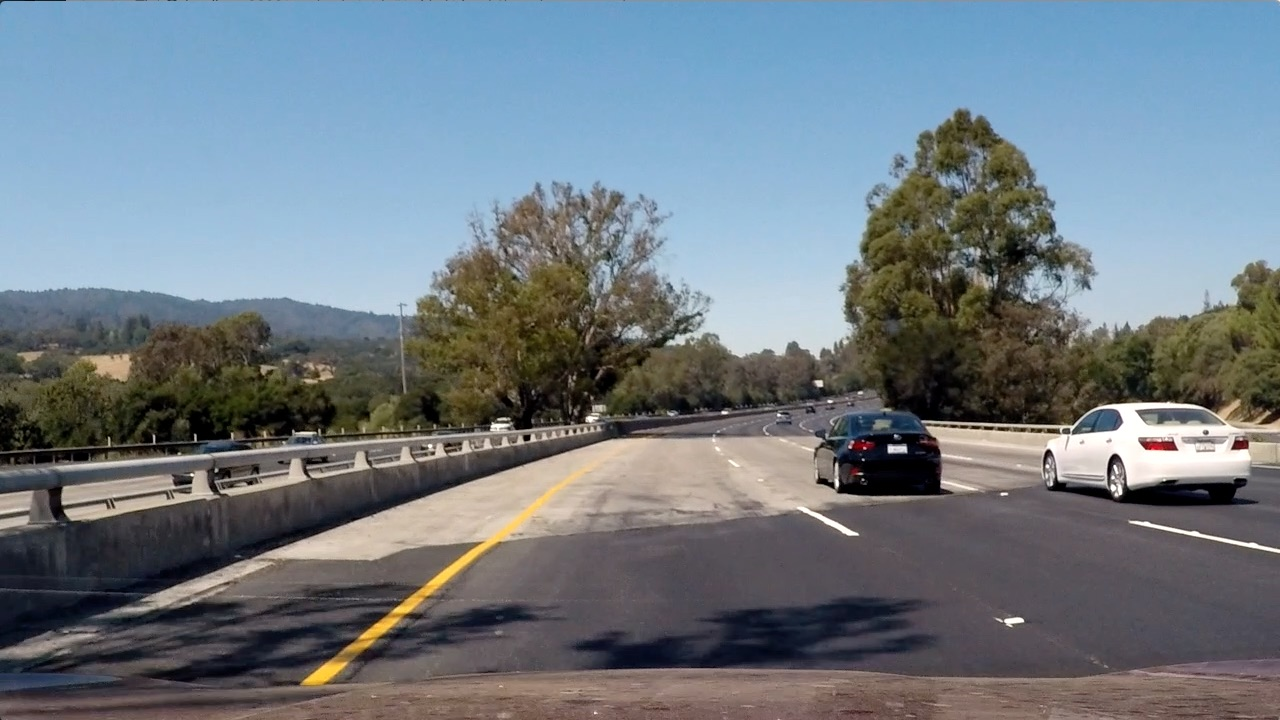
#> input picture CarND-Vehicle-Detection-P5/test_images/test4.jpg, 1280 x 720 px
$ jupyter execute --allow-errors Lecture_Following.ipynb   (shell and % lines are left out)   (older library calls are emulated)
#> lines starting #> are read from the running program, lines starting #| are printed output that depends on the picture
### CarND-Vehicle-Detection-P5/utils/lesson_functions.py
import matplotlib.image as mpimg
import numpy as np
import cv2
from skimage.feature import hog

# [46 lines left out: functions convert_color, get_hog_features, bin_spatial, color_hist, not called in this run]

# Define a function to extract features from a list of images
# Have this function call bin_spatial() and color_hist()
def extract_features(imgs, color_space='RGB', spatial_size=(32, 32),
                        hist_bins=32, orient=9,
                        pix_per_cell=8, cell_per_block=2, hog_channel=0,
                        spatial_feat=True, hist_feat=True, hog_feat=True):
    # Create a list to append feature vectors to
    features = []
    # Iterate through the list of images
    for file in imgs:
        file_features = []
        # Read in each one by one
        image = mpimg.imread(file)
        # apply color conversion if other than 'RGB'
        if color_space != 'RGB':
            if color_space == 'HSV':
                feature_image = cv2.cvtColor(image, cv2.COLOR_RGB2HSV)
            elif color_space == 'LUV':
                feature_image = cv2.cvtColor(image, cv2.COLOR_RGB2LUV)
            elif color_space == 'HLS':
                feature_image = cv2.cvtColor(image, cv2.COLOR_RGB2HLS)
            elif color_space == 'YUV':
                feature_image = cv2.cvtColor(image, cv2.COLOR_RGB2YUV)
            elif color_space == 'YCrCb':
                feature_image = cv2.cvtColor(image, cv2.COLOR_RGB2YCrCb)
        else: feature_image = np.copy(image)

        if spatial_feat == True:
            spatial_features = bin_spatial(feature_image, size=spatial_size)
            file_features.append(spatial_features)
        if hist_feat == True:
            # Apply color_hist()
            hist_features = color_hist(feature_image, nbins=hist_bins)
            file_features.append(hist_features)
        if hog_feat == True:
        # Call get_hog_features() with vis=False, feature_vec=True
            if hog_channel == 'ALL':
                hog_features = []
                for channel in range(feature_image.shape[2]):
                    hog_features.append(get_hog_features(feature_image[:,:,channel],
                                        orient, pix_per_cell, cell_per_block,
                                        vis=False, feature_vec=True))
                hog_features = np.ravel(hog_features)
            else:
                hog_features = get_hog_features(feature_image[:,:,hog_channel], orient,
                            pix_per_cell, cell_per_block, vis=False, feature_vec=True)
            # Append the new feature vector to the features list
            file_features.append(hog_features)
        features.append(np.concatenate(file_features))
    # Return list of feature vectors
    return features

# Define a function that takes an image,
# start and stop positions in both x and y,
# window size (x and y dimensions),
# and overlap fraction (for both x and y)
def slide_window(img, x_start_stop=[None, None], y_start_stop=[None, None],
                    xy_window=(64, 64), xy_overlap=(0.5, 0.5)):
    # If x and/or y start/stop positions not defined, set to image size
    if x_start_stop[0] == None:
        x_start_stop[0] = 0
    if x_start_stop[1] == None:
        x_start_stop[1] = img.shape[1]
    if y_start_stop[0] == None:
        y_start_stop[0] = 0
    if y_start_stop[1] == None:
        y_start_stop[1] = img.shape[0]
    # Compute the span of the region to be searched
    xspan = x_start_stop[1] - x_start_stop[0]
    yspan = y_start_stop[1] - y_start_stop[0]
    # Compute the number of pixels per step in x/y
    nx_pix_per_step = np.int(xy_window[0]*(1 - xy_overlap[0]))
    ny_pix_per_step = np.int(xy_window[1]*(1 - xy_overlap[1]))
    # Compute the number of windows in x/y
    nx_buffer = np.int(xy_window[0]*(xy_overlap[0]))
    ny_buffer = np.int(xy_window[1]*(xy_overlap[1]))
    nx_windows = np.int((xspan-nx_buffer)/nx_pix_per_step)
    ny_windows = np.int((yspan-ny_buffer)/ny_pix_per_step)
    # Initialize a list to append window positions to
    window_list = []
    # Loop through finding x and y window positions
    # Note: you could vectorize this step, but in practice
    # you'll be considering windows one by one with your
    # classifier, so looping makes sense
    for ys in range(ny_windows):
        for xs in range(nx_windows):
            # Calculate window position
            startx = xs*nx_pix_per_step + x_start_stop[0]
            endx = startx + xy_window[0]
            starty = ys*ny_pix_per_step + y_start_stop[0]
            endy = starty + xy_window[1]

            # Append window position to list
            window_list.append(((startx, starty), (endx, endy)))
    # Return the list of windows
    return window_list

# Define a function to draw bounding boxes
# [9 lines left out: function draw_boxes, not called in this run]

### CarND-Vehicle-Detection-P5/Lecture_Following.ipynb
Data Exploration
---
Car vs Not-car

For the exercises throughout the rest of this lesson, we'll use a relatively small labeled dataset to try out feature extraction and training a classifier. Before we get on to extracting HOG features and training a classifier, let's explore the dataset a bit. This dataset is a subset of the data you'll be starting with for the project.

[cell 1]
import matplotlib.image as mpimg
import matplotlib.pyplot as plt
import numpy as np
import cv2
import glob

[cell 2]
# images = glob.glob('./test_images/vehicles/cars1/*.jpeg')
images = glob.glob('./test_images/vehicles/*/*.jpeg', recursive=True)
cars = []
notcars = []
# print(images)

[cell 3]
for image in images:
    image_names = image.split('/')
    fname = image_names[-1]
    if 'image' in fname or 'extra' in fname:
        notcars.append(image)
    else:
        cars.append(image)

[cell 4]
# Define a function to return some characteristics of the dataset
def data_look(car_list, notcar_list):
    data_dict = {}
    # Define a key in data_dict "n_cars" and store the number of car images
    data_dict["n_cars"] = len(car_list)
    # Define a key "n_notcars" and store the number of notcar images
    data_dict["n_notcars"] = len(notcar_list)
    # Read in a test image, either car or notcar
    example_img = mpimg.imread(car_list[0])
    # Define a key "image_shape" and store the test image shape 3-tuple
    data_dict["image_shape"] = example_img.shape
    # Define a key "data_type" and store the data type of the test image.
    data_dict["data_type"] = example_img.dtype
    # Return data_dict
    return data_dict

#> (a cell that did not finish here is left out)

#> (a cell that did not finish here is left out)

[cell 7]
# Plot the examples
fig = plt.figure()
plt.subplot(121)
#> (the rest of this cell did not finish here and is left out)

scikit-image HOG
---
Now that we've got a dataset let's extract some HOG features!

The scikit-image `hog()` function takes in a single color channel or grayscaled image as input, as well as various parameters. These parameters include `orientations`, `pixels_per_cell` and `cells_per_block`.

The number of `orientations` is specified as an integer, and represents the number of orientation bins that the gradient information will be split up into in the histogram. Typical values are between 6 and 12 bins.

The `pixels_per_cell` parameter specifies the cell size over which each gradient histogram is computed. This paramater is passed as a 2-tuple so you could have different cell sizes in x and y, but cells are commonly chosen to be square.

The `cells_per_block` parameter is also passed as a 2-tuple, and specifies the local area over which the histogram counts in a given cell will be normalized. Block normalization is not necessarily required, but generally leads to a more robust feature set.

There is another optional power law or "gamma" normalization scheme set by the flag `transform_sqrt`. This type of normalization may help reduce the effects of shadows or other illumination variation, but will cause an error if your image contains negative values (because it's taking the square root of image values).

[cell 8]
from skimage.feature import hog
pix_per_cell = 8
cell_per_block = 2
orient = 9

#> (the rest of this cell did not finish here and is left out)

[cell 9]
# [11 lines left out: function get_hog_features, not called in this run]

[cell 10]
fig = plt.figure()
plt.subplot(121)
#> (the rest of this cell did not finish here and is left out)

Combine and Normalize Features
---
Now that you've got several feature extraction methods in your toolkit, you're almost ready to train a classifier, but first, as in any machine learning application, you need to normalize your data. Python's sklearn package provides you with the StandardScaler() method to accomplish this task.

To apply StandardScaler() you need to first have your data in the right format, as a numpy array where each row is a single feature vector. I will often create a list of feature vectors, and then convert them like this:

[cell 11]
import numpy as np
import cv2
import matplotlib.pyplot as plt
import matplotlib.image as mpimg
from sklearn.preprocessing import StandardScaler
import glob

[cell 12]
# Define a function to compute binned color features
# [16 lines left out: functions bin_spatial, color_hist, not called in this run]

# Define a function to extract features from a list of images
# Have this function call bin_spatial() and color_hist()
def extract_features(imgs, cspace='RGB', spatial_size=(32, 32),
                        hist_bins=32, hist_range=(0, 256)):
    # Create a list to append feature vectors to
    features = []
    # Iterate through the list of images
    for file in imgs:
        # Read in each one by one
        image = mpimg.imread(file)
        # apply color conversion if other than 'RGB'
        if cspace != 'RGB':
            if cspace == 'HSV':
                feature_image = cv2.cvtColor(image, cv2.COLOR_RGB2HSV)
            elif cspace == 'LUV':
                feature_image = cv2.cvtColor(image, cv2.COLOR_RGB2LUV)
            elif cspace == 'HLS':
                feature_image = cv2.cvtColor(image, cv2.COLOR_RGB2HLS)
            elif cspace == 'YUV':
                feature_image = cv2.cvtColor(image, cv2.COLOR_RGB2YUV)
        else: feature_image = np.copy(image)

        # Apply bin_spatial() to get spatial color features
        spatial_features = bin_spatial(feature_image, size=spatial_size)

        # Apply color_hist() also with a color space option now
        hist_features = color_hist(feature_image, nbins=hist_bins, bins_range=hist_range)

        # Append the new feature vector to the features list
        features.append(np.concatenate((spatial_features, hist_features)))
    # Return list of feature vectors
    return features

[cell 13]
spatial = 32
histbin = 32

[cell 14]
car_features = extract_features(cars, cspace='RGB', spatial_size=(spatial, spatial),
                        hist_bins=histbin, hist_range=(0, 256))
notcar_features = extract_features(notcars, cspace='RGB', spatial_size=(spatial, spatial),
                        hist_bins=histbin, hist_range=(0, 256))

[cell 15]
print(len(car_features))
print(len(notcar_features))

[cell 16]
if len(car_features) > 0:
    # Create an array stack of feature vectors
    X = np.vstack((car_features, notcar_features)).astype(np.float64)
    # Fit a per-column scaler
    X_scaler = StandardScaler().fit(X)
    # Apply the scaler to X
    scaled_X = X_scaler.transform(X)
    car_ind = np.random.randint(0, len(cars))
    # Define the labels vector
    y = np.hstack((np.ones(len(car_features)), np.zeros(len(notcar_features))))

    # Plot an example of raw and scaled features
    fig = plt.figure(figsize=(12,4))
    plt.subplot(131)
    plt.imshow(mpimg.imread(cars[car_ind]))
    plt.title('Original Image')
    plt.subplot(132)
    plt.plot(X[car_ind])
    plt.title('Raw Features')
    plt.subplot(133)
    plt.plot(scaled_X[car_ind])
    plt.title('Normalized Features')
    fig.tight_layout()
else:
    print('Your function only returns empty feature vectors...')

Classifier!
---
* Color Classify
* HOG Classify

### Color Classifier

[cell 17]
from sklearn.model_selection import train_test_split
from sklearn.svm import LinearSVC
import time

[cell 18]
# Split up data into randomized training and test sets
rand_state = np.random.randint(0, 100)
#> (the rest of this cell did not finish here and is left out)

[cell 19]
print('Using spatial binning of:',spatial,
    'and', histbin,'histogram bins')
#> (the rest of this cell did not finish here and is left out)

### Try HOG classifier
---
Alright, so classification by color features alone is pretty effective! Now let's try classifying with HOG features and see how well we can do.

[cell 20]
import matplotlib.image as mpimg
import matplotlib.pyplot as plt
import numpy as np
import cv2
import glob
import time
from sklearn.svm import LinearSVC
from sklearn.preprocessing import StandardScaler
from skimage.feature import hog
from sklearn.model_selection import train_test_split

[cell 21]
# Define a function to return HOG features and visualization
# [14 lines left out: function get_hog_features, not called in this run]
print('Get_HOG_Features function.')

[cell 22]
def extract_features(imgs, cspace='RGB', orient=9,
                        pix_per_cell=8, cell_per_block=2, hog_channel=0):
    # Create a list to append feature vectors to
    features = []
    # Iterate through the list of images
    for file in imgs:
        # Read in each one by one
        image = mpimg.imread(file)
        # apply color conversion if other than 'RGB'
        if cspace != 'RGB':
            if cspace == 'HSV':
                feature_image = cv2.cvtColor(image, cv2.COLOR_RGB2HSV)
            elif cspace == 'LUV':
                feature_image = cv2.cvtColor(image, cv2.COLOR_RGB2LUV)
            elif cspace == 'HLS':
                feature_image = cv2.cvtColor(image, cv2.COLOR_RGB2HLS)
            elif cspace == 'YUV':
                feature_image = cv2.cvtColor(image, cv2.COLOR_RGB2YUV)
            elif cspace == 'YCrCb':
                feature_image = cv2.cvtColor(image, cv2.COLOR_RGB2YCrCb)
        else: feature_image = np.copy(image)

        # Call get_hog_features() with vis=False, feature_vec=True
        if hog_channel == 'ALL':
            hog_features = []
            for channel in range(feature_image.shape[2]):
                hog_features.append(get_hog_features(feature_image[:,:,channel],
                                    orient, pix_per_cell, cell_per_block,
                                    vis=False, feature_vec=True))
            hog_features = np.ravel(hog_features)
        else:
            hog_features = get_hog_features(feature_image[:,:,hog_channel], orient,
                        pix_per_cell, cell_per_block, vis=False, feature_vec=True)
        # Append the new feature vector to the features list
        features.append(hog_features)
    # Return list of feature vectors
    return features
print('feature extractor function.')

[cell 23]
# Reduce the sample size because HOG features are slow to compute
# The quiz evaluator times out after 13s of CPU time
sample_size = 500
cars = cars[0:sample_size]
notcars = notcars[0:sample_size]

[cell 24]
colorspace = 'RGB' # Can be RGB, HSV, LUV, HLS, YUV, YCrCb
orient = 12
pix_per_cell = 8
cell_per_block = 2
hog_channel = 'ALL' # Can be 0, 1, 2, or "ALL"

[cell 25]
t=time.time()
car_features = extract_features(cars, cspace=colorspace, orient=orient,
                        pix_per_cell=pix_per_cell, cell_per_block=cell_per_block,
                        hog_channel=hog_channel)
notcar_features = extract_features(notcars, cspace=colorspace, orient=orient,
                        pix_per_cell=pix_per_cell, cell_per_block=cell_per_block,
                        hog_channel=hog_channel)
#> further down, image is the input picture: shape (720, 1280, 3); mean R, G, B 112.2, 122.7, 130.9
t2 = time.time()
print(round(t2-t, 2), 'Seconds to extract HOG features...')

[cell 26]
# Create an array stack of feature vectors
X = np.vstack((car_features, notcar_features)).astype(np.float64)
# Fit a per-column scaler
#> (the rest of this cell did not finish here and is left out)

[cell 27]
# Use a linear SVC
svc = LinearSVC()
# Check the training time for the SVC
t=time.time()
#> (the rest of this cell did not finish here and is left out)

Sliding Window
---
So, your goal here is to write a function that takes in an image, start and stop positions in both x and y (imagine a bounding box for the entire search region), window size (x and y dimensions), and overlap fraction (also for both x and y). Your function should return a list of bounding boxes for the search windows, which will then be passed to draw `draw_boxes()` function.

[cell 28]
import numpy as np
import cv2
import matplotlib.pyplot as plt
import matplotlib.image as mpimg

[cell 29]
def draw_boxes(img, bboxes, color=(0, 0, 255), thick=6):
    # Make a copy of the image
    imcopy = np.copy(img)
    # Iterate through the bounding boxes
    for bbox in bboxes:
        # Draw a rectangle given bbox coordinates
        cv2.rectangle(imcopy, bbox[0], bbox[1], color, thick)
    # Return the image copy with boxes drawn
    return imcopy

[cell 30]
# Define a function that takes an image,
# start and stop positions in both x and y,
# window size (x and y dimensions),
# and overlap fraction (for both x and y)
def slide_window(img, x_start_stop=[None, None], y_start_stop=[None, None],
                    xy_window=(64, 64), xy_overlap=(0.5, 0.5)):
    # If x and/or y start/stop positions not defined, set to image size
#> called with xy_window = (128, 128), xy_overlap = (0.5, 0.5)
    if x_start_stop[0] == None:
        x_start_stop[0] = 0
    if x_start_stop[1] == None:
        x_start_stop[1] = img.shape[1]
    if y_start_stop[0] == None:
        y_start_stop[0] = 0
    if y_start_stop[1] == None:
        y_start_stop[1] = img.shape[0]
    # Compute the span of the region to be searched
    xspan = x_start_stop[1] - x_start_stop[0]
    yspan = y_start_stop[1] - y_start_stop[0]
    # Compute the number of pixels per step in x/y
    nx_pix_per_step = np.int(xy_window[0]*(1 - xy_overlap[0]))
    ny_pix_per_step = np.int(xy_window[1]*(1 - xy_overlap[1]))
    # Compute the number of windows in x/y
    nx_buffer = np.int(xy_window[0]*(xy_overlap[0]))
    ny_buffer = np.int(xy_window[1]*(xy_overlap[1]))
    nx_windows = np.int((xspan-nx_buffer)/nx_pix_per_step)
    ny_windows = np.int((yspan-ny_buffer)/ny_pix_per_step)
    # Initialize a list to append window positions to
    window_list = []
    # Loop through finding x and y window positions
    # Note: you could vectorize this step, but in practice
    # you'll be considering windows one by one with your
    # classifier, so looping makes sense
    for ys in range(ny_windows):
        for xs in range(nx_windows):
            # Calculate window position
            startx = xs*nx_pix_per_step + x_start_stop[0]
            endx = startx + xy_window[0]
            starty = ys*ny_pix_per_step + y_start_stop[0]
            endy = starty + xy_window[1]
            # Append window position to list
            window_list.append(((startx, starty), (endx, endy)))
    # Return the list of windows
    return window_list

[cell 31]
image = mpimg.imread('./test_images/test4.jpg')
windows = slide_window(image, x_start_stop=[None, None], y_start_stop=[None, None],
                    xy_window=(128, 128), xy_overlap=(0.5, 0.5))
#> windows = 190 items

window_img = draw_boxes(image, windows, color=(0, 0, 255), thick=6)
#> the loop in draw_boxes, `for bbox in bboxes:` made 190 passes
#> bbox on passes 1 to 3: ((0, 0), (128, 128)), ((64, 0), (192, 128)), ((128, 0), (256, 128))
#> after the loop in draw_boxes, `for bbox in bboxes:`:
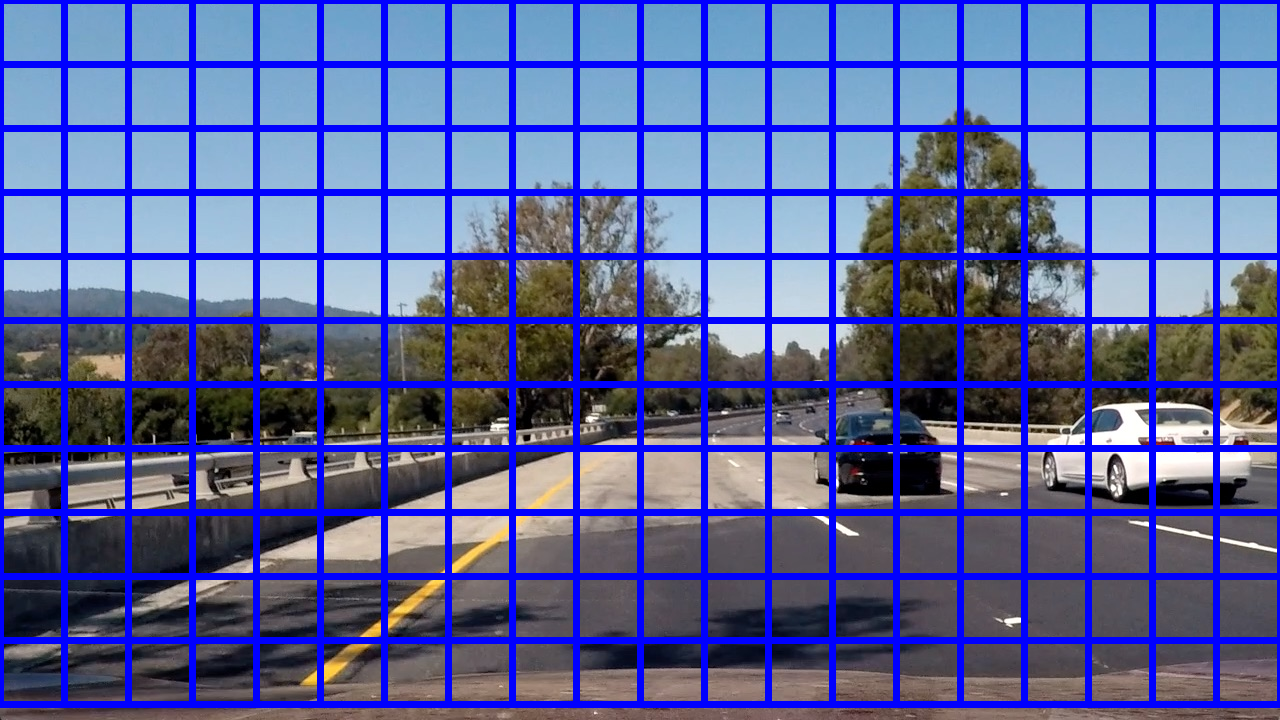
#> imcopy: shape (720, 1280, 3); mean R, G, B 88.7, 97.2, 156.7
#> (the rest of the program and of its run is left out)
